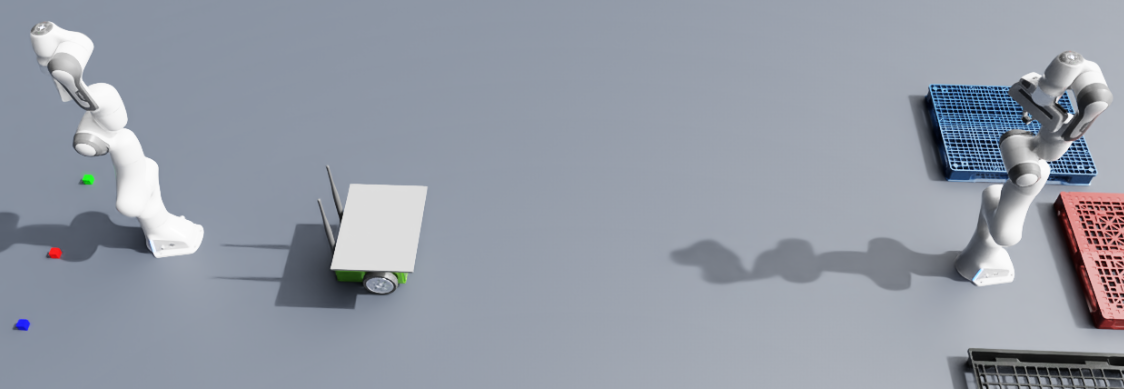
#> input picture Scripts/CameraSim/CV/frankas.png, 1124 x 389 px, found by its file name
$ python demo_frankas.py
#> lines starting #> are read from the running program, lines starting #| are printed output that depends on the picture; after the words box and inside, x2 and y2 are one past the last pixel; in counts of white or black regions, pixels touching at a corner belong together
import cv2
import os
import numpy as np


def detect_only_frankas(img_path, output_path):
    """
    Script especializado para detectar exclusivamente robots Franka blancos.
    Ignora palets de colores, Jetbots grises y rejillas negras.
    """
    if not os.path.exists(img_path):
        return

    img = cv2.imread(img_path)
#> img is the input picture: shape (389, 1124, 3); mean B, G, R 165.9, 154.4, 148
    h, w, _ = img.shape
#> h = 389; w = 1124
    overlay = img.copy()

    # --- ESTRATEGIA 1: FILTRADO POR LUMINANCIA (BLANCO ROBOT) ---
    # Convertimos a HLS (Hue, Lightness, Saturation) para aislar el blanco puro
    hls = cv2.cvtColor(img, cv2.COLOR_BGR2HLS)
#> hls: shape (389, 1124, 3); mean of channels 0, 1, 2 102.8, 157.2, 28.2

    # El blanco del robot tiene una Lightness (L) muy alta (>200)
    # y una Saturation (S) muy baja (<50) porque no tiene color.
    lower_white = np.array([0, 200, 0])
    upper_white = np.array([180, 255, 60])
    mask_white = cv2.inRange(hls, lower_white, upper_white)
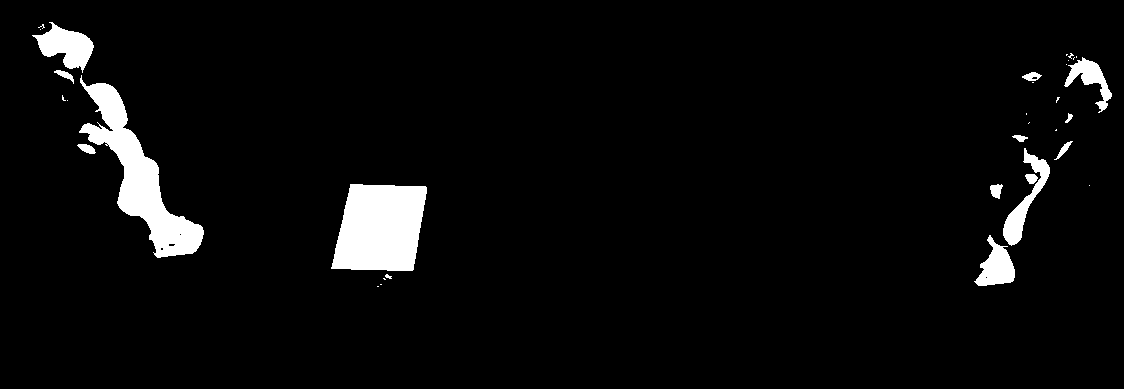
#> mask_white: shape (389, 1124); 4.4% white; 34 white regions (19 under 20 px), largest, box (x1, y1, x2, y2) and area: (331, 184, 427, 271) 6801, (79, 75, 204, 258) 6595, (32, 22, 94, 73) 1580

    # --- ESTRATEGIA 2: MÁSCARA ESPACIAL (ZONAS DE FRANKAS) ---
    # Solo buscamos en los extremos laterales donde sabemos que están las bases
    exclusion_mask = np.zeros((h, w), dtype=np.uint8)
    # Zona Franka Izquierda
    cv2.rectangle(exclusion_mask, (0, 0), (int(w * 0.3), h), 255, -1)
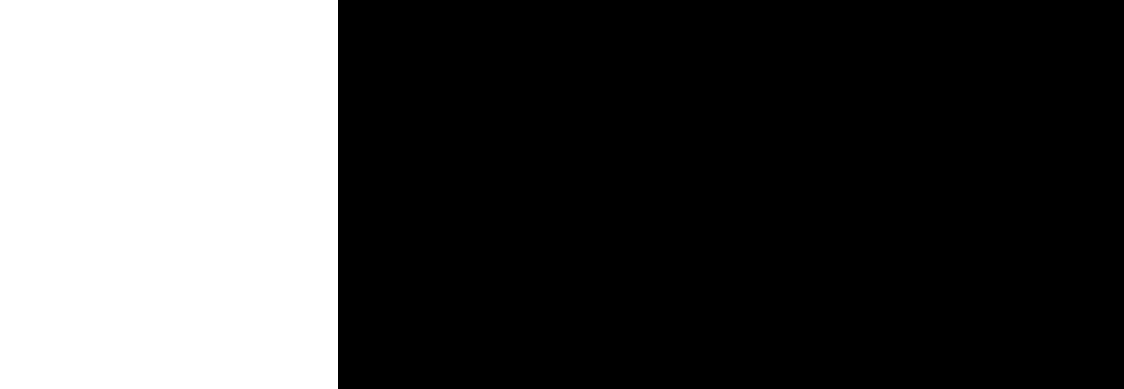
#> exclusion_mask: shape (389, 1124); 30.1% white; 1 white region, box (x1, y1, x2, y2) and area: (0, 0, 338, 389) 131482
    # Zona Franka Derecha
    cv2.rectangle(exclusion_mask, (int(w * 0.7), 0), (w, h), 255, -1)
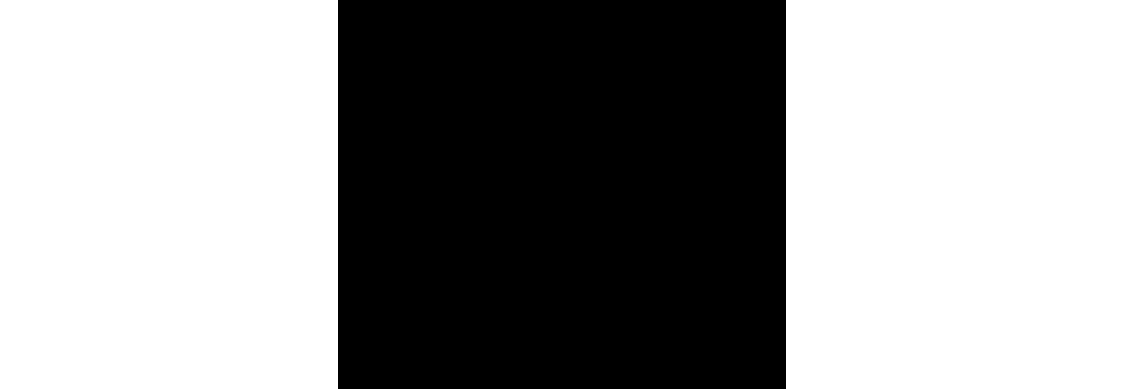
#> exclusion_mask: shape (389, 1124); 60.1% white; 1 black region, box (x1, y1, x2, y2) and area: (338, 0, 786, 389) 174272

    # Combinamos el filtro de color blanco con la posición espacial
    final_mask = cv2.bitwise_and(mask_white, exclusion_mask)
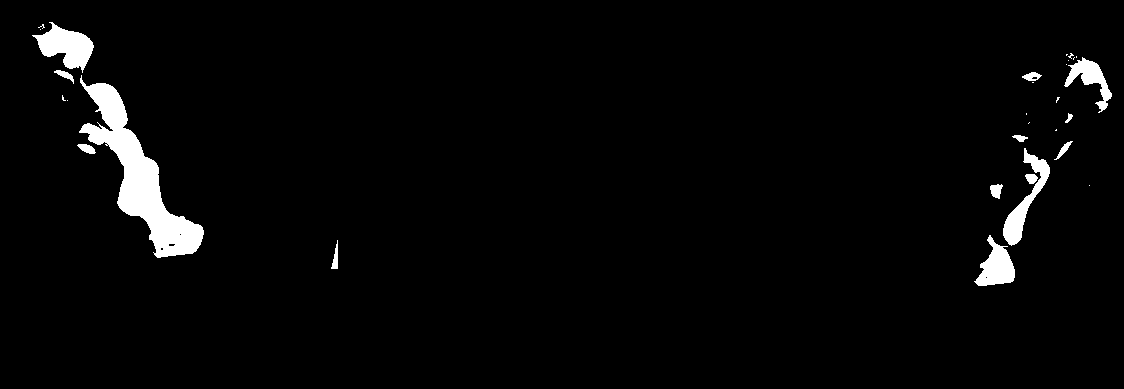
#> final_mask: shape (389, 1124); 2.8% white; 30 white regions (16 under 20 px), largest, box (x1, y1, x2, y2) and area: (79, 75, 204, 258) 6595, (32, 22, 94, 73) 1580, (1003, 148, 1050, 246) 1276

    # --- ESTRATEGIA 3: LIMPIEZA MORFOLÓGICA ---
    # Usamos un kernel grande para unir las partes del brazo (hombro, codo, muñeca)
    kernel = np.ones((30, 30), np.uint8)
    mask_cleaned = cv2.morphologyEx(final_mask, cv2.MORPH_CLOSE, kernel)
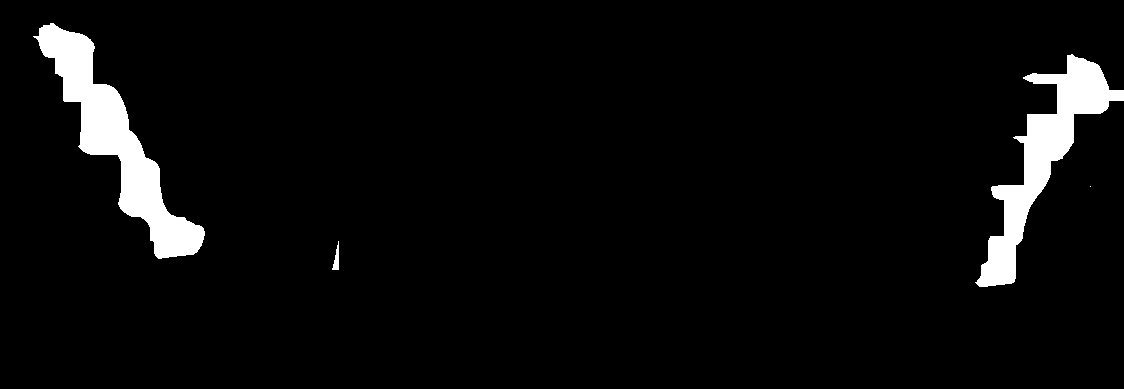
#> mask_cleaned: shape (389, 1124); 4.5% white; 4 white regions (1 under 20 px)

    mask_filename = output_path.replace(".png", "_mask.png")
    cv2.imwrite(mask_filename, mask_cleaned)
    print(f"Máscara de robot guardada en: {mask_filename}")

    contours, _ = cv2.findContours(
        mask_cleaned, cv2.RETR_EXTERNAL, cv2.CHAIN_APPROX_SIMPLE
    )
#> contours = 4 contours, 1 with area under 20; largest, box (x1, y1, x2, y2) and area: (33, 23, 205, 259) 10208, (975, 54, 1124, 287) 8592, (332, 241, 339, 270) 76

    count = 0
    for contour in contours:
        area = cv2.contourArea(contour)

        # Un Franka a esta distancia debe tener un área considerable
        if area > 4000:
            x, y, wb, hb = cv2.boundingRect(contour)

            # Calculamos el centroide de la masa blanca
            M = cv2.moments(contour)
            if M["m00"] != 0:
                cX, cY = int(M["m10"] / M["m00"]), int(M["m01"] / M["m00"])

                # Dibujamos marcador específico para el Robot
                cv2.rectangle(
                    overlay, (x, y), (x + wb, y + hb), (0, 255, 255), 3
                )  # Verde para Robots
                cv2.circle(overlay, (cX, cY), 15, (0, 255, 255), -1)
                # cv2.putText(overlay, "FRANKA ROBOT", (x, y-15),
                # cv2.FONT_HERSHEY_SIMPLEX, 0.8, (0, 255, 0), 2)
                count += 1
#> this loop made 4 passes
#> (area, x, y, wb, hb, cX, cY, count) on passes 3 to 4: (8592.5, 975, 54, 149, 233, 1043, 156, 1), (10208.5, 33, 23, 172, 236, 116, 141, 2)
#> area on pass 1: 76
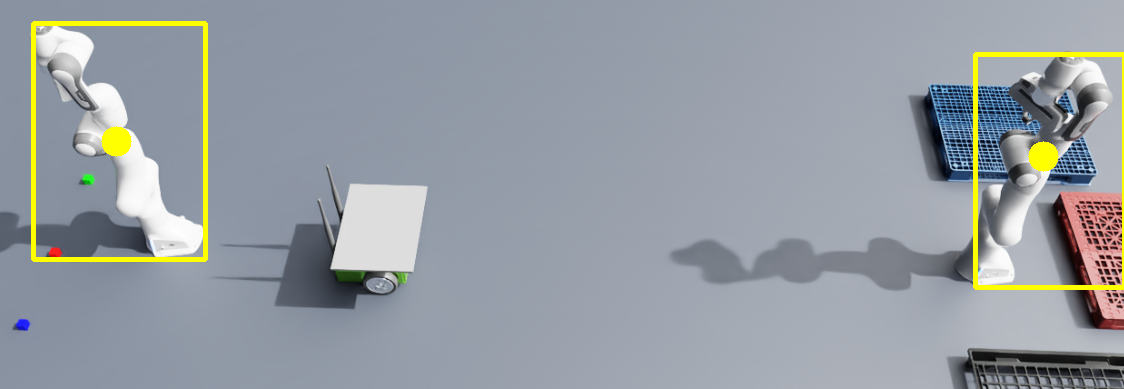
#> overlay: shape (389, 1124, 3); 1.96% of pixels changed, all inside (x1, y1, x2, y2) = (31, 21, 1124, 290)
#> after the loop, count = 2

    cv2.imwrite(output_path, overlay)
    print(f"##### DETECCIÓN DE ROBOTS: {count} FRANKAS LOCALIZADOS #####")
#| ##### DETECCIÓN DE ROBOTS: 2 FRANKAS LOCALIZADOS #####


if __name__ == "__main__":
    image_path = "/home/unaiolaizolaosa/Documents/PFG/Scripts/CameraSim/CV/frankas.png"
    output_path = "/home/unaiolaizolaosa/Documents/PFG/Scripts/CameraSim/CV/CV_results/frankas_clean.png"
    detect_only_frankas(image_path, output_path)
